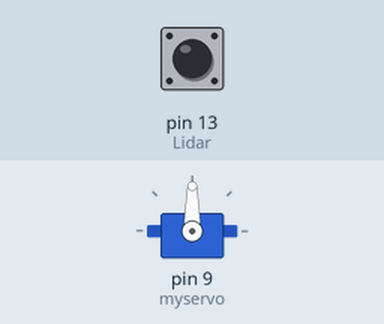
Bench run of a sketch on a simulated Arduino Uno, built with avr-gcc and run on an emulated ATmega328P. Shown: servo. The test bench sets the inputs (shaded band); at power-on: pin 13 (Lidar) HIGH.

Above: at 1.2 s.
1.3 s: pin 13 (Lidar) pulled LOW for 0.15 s
At 1.37 s:
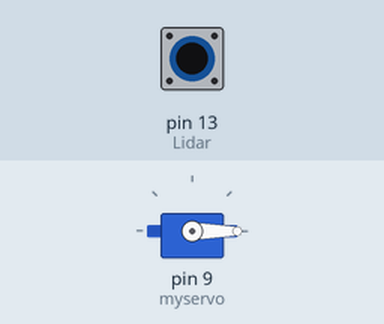
2.9 s: pin 13 (Lidar) pulled LOW for 3.2 s
At 7.2 s:
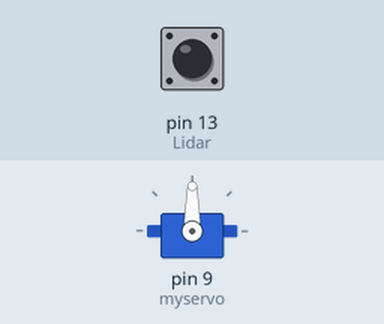
Timing chart, 0 to 8.7 s (numbered marks = the images above; inputs shaded):
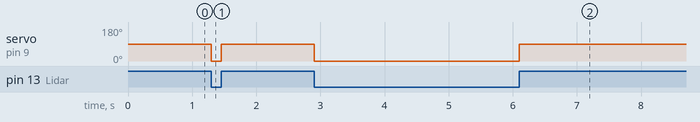

Measured:
- after the input at 1.3 s, servo on pin 9 (myservo): 90° → 0° at once, → 90° 0.15 s later
- after the input at 2.9 s, servo on pin 9 (myservo): 90° → 0° at once, → 90° 3.2 s later

The sketch:

reciever-_servo.ino
```cpp
#include <Servo.h>

Servo myservo;

const int Lidar =  13;

int pos = 0;    // variable to store the servo position
int degree = 90;    // rotation
int State = 0;
void setup() {
  myservo.attach(9);  // attaches the servo on pin 9 to the servo object
  pinMode(Lidar, INPUT);
}

void loop() {
  State = digitalRead(Lidar);
  if (State == LOW) {
    digitalWrite(LED_BUILTIN, LOW);  // turn LED OFF
    myservo.write(pos);
  } else {
    digitalWrite(LED_BUILTIN, HIGH);  // turn LED ON
    myservo.write(degree);
  }


}
```
